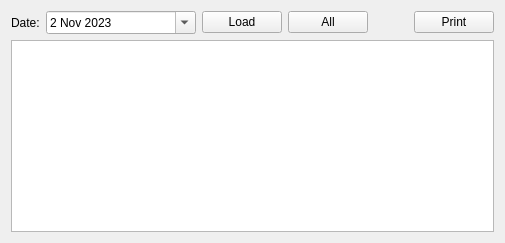
      <widget class="QWidget" name="tab_12">
       <attribute name="title">
        <string>Livré</string>
       </attribute>
       <layout class="QGridLayout" name="gridLayout_19">
        <item row="0" column="0">
         <layout class="QVBoxLayout" name="verticalLayout_23">
          <item>
           <layout class="QHBoxLayout" name="horizontalLayout_37">
            <item>
             <widget class="QLabel" name="label_64">
              <property name="text">
               <string>Date:</string>
              </property>
             </widget>
            </item>
            <item>
             <widget class="QDateEdit" name="date_livre">
              <property name="minimumSize">
               <size>
                <width>150</width>
                <height>0</height>
               </size>
              </property>
              <property name="dateTime">
               <datetime>
                <hour>20</hour>
                <minute>0</minute>
                <second>0</second>
                <year>2023</year>
                <month>11</month>
                <day>2</day>
               </datetime>
              </property>
              <property name="calendarPopup">
               <bool>true</bool>
              </property>
             </widget>
            </item>
            <item>
             <widget class="QPushButton" name="pushButton_30">
              <property name="text">
               <string>Load</string>
              </property>
             </widget>
            </item>
            <item>
             <widget class="QPushButton" name="pushButton_15">
              <property name="text">
               <string>All</string>
              </property>
             </widget>
            </item>
            <item>
             <spacer name="horizontalSpacer_24">
              <property name="orientation">
               <enum>Qt::Horizontal</enum>
              </property>
              <property name="sizeHint" stdset="0">
               <size>
                <width>40</width>
                <height>20</height>
               </size>
              </property>
             </spacer>
            </item>
            <item>
             <widget class="QPushButton" name="pushButton_29">
              <property name="text">
               <string>Print</string>
              </property>
             </widget>
            </item>
           </layout>
          </item>
          <item>
           <widget class="QTableView" name="table_finalize">
            <property name="editTriggers">
             <set>QAbstractItemView::NoEditTriggers</set>
            </property>
           </widget>
          </item>
         </layout>
        </item>
       </layout>
      </widget>
